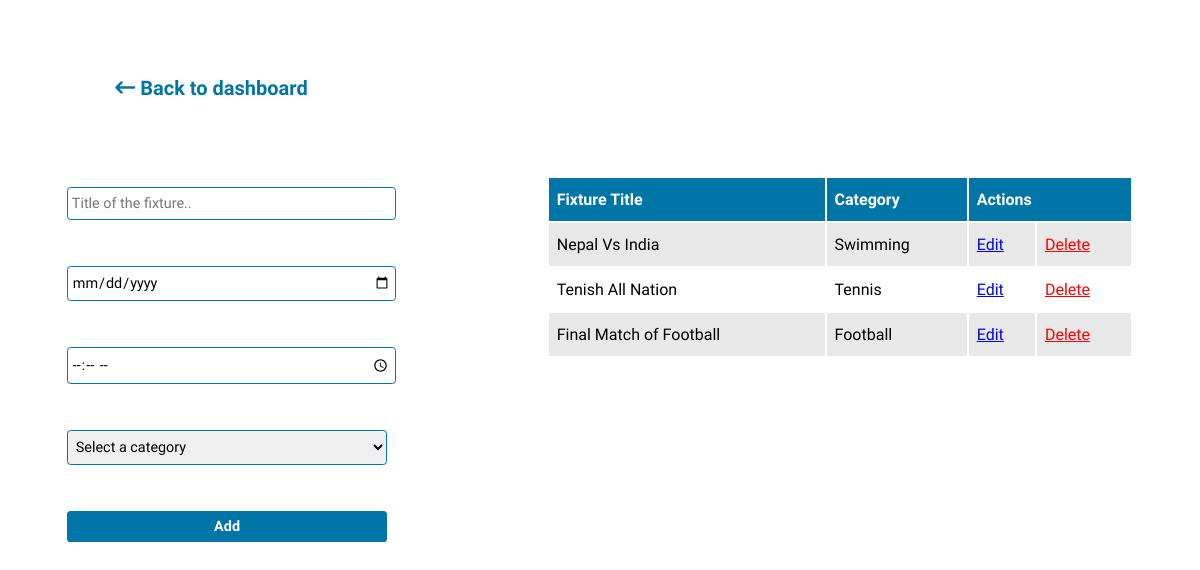
The app's page /admin/manage-fixtures.php with its own data.
### tables this page shows
CREATE TABLE `fixtures` (
  `fixId` int(11) NOT NULL,
  `fixtures` varchar(255) NOT NULL,
  `fixture_date` varchar(255) NOT NULL,
  `fixture_time` varchar(255) NOT NULL,
  `fixture_category` varchar(255) NOT NULL
);

### admin/manage-fixtures.php (the view, shortened to what this page needs)
<?php include "../functions.php";
?>
<!DOCTYPE html>
<html lang="en">
<head>
    <link rel="stylesheet" href="https://cdnjs.cloudflare.com/ajax/libs/font-awesome/6.2.0/css/all.min.css" />
</head>
<body>
    <div class="container">
        <div class="top-section">
            <a href="../admin/admin-dashboard.php">
                <i class="fa-solid fa-arrow-left-long"></i>
                <p>Back to dashboard</p>
            </a>
        </div>
        <div class="bottom-section">
            <form action="" method="post">
                <input type="text" name="fixture-title" id="" placeholder="Title of the fixture..">
                <input type="date" name="fixture-date" id="">
                <input type="time" name="fixture-time" id="">
                <select name="fixture-category" id="">
                    <option value="">Select a category</option>
                </select>
                <input type="submit" name="add_fixture" value="Add">
            </form>
            <table>
                <thead>
                    <th>Fixture Title</th>
                    <th>Category</th>
                    <th colspan="2">Actions</th>
                </thead>
                <tbody>
                <?php
                    $select_fixtures = mysqli_query($connection, "SELECT * FROM fixtures");
                    while($row = mysqli_fetch_assoc($select_fixtures)){
                        $fixId = $row['fixId'];
                        $fixtures = $row['fixtures'];
                        $fixture_category = $row['fixture_category'];
                    ?>
                    <tr>
                        <?php
                    echo "<td>$fixtures</td>";
                    echo"<td>$fixture_category</td>";
                            echo "<td><a href='update-fixtures.php?edit=$fixId&title=$fixtures'>Edit</a></td>";
                            echo "<td><a href='manage-fixtures.php?delete=$fixId&title=$fixtures' style='color:red' onClick=\"javascript: return confirm('Are you sure you want to delete?'); \">Delete</a></td>";
                    ?>
                            </tr>
                    <?php } ?>
                </tbody>
            </table>
        </div>
    </div>
</body>
</html>

### admin/manage-fixtures.php (style rules this page uses)
* { font-family: 'Lexend', sans-serif; }
.container { width: 90%; margin: auto; display: flex; flex-direction: column; justify-content: space-between; padding: 1.5em 3em; }
.top-section { width: 100%; padding: 1.5em 3em; }
.top-section a { display: flex; color: #0175a7; font-size: 1.25em; font-weight: bold; text-decoration: none; align-items: center; justify-content: flex-start; }
.top-section a i { margin-right: .25em; }
.bottom-section { display: flex; justify-content: space-between; align-items: flex-start; }
table { width: 55%; }
table thead { background-color: #0175a7; color: white; font-weight: bolder; }
table thead th { padding: .75em .5em; text-align: start; }
table tbody tr td { padding: .75em .5em; text-align: start; }
tbody tr:nth-of-type(odd) { background-color: #E8E8E8; }
form { width: 30%; display: flex; flex-direction: column; }
input, select, textarea { width: 100%; font-size: .9em; margin: .75em 0; padding: .5em .25em; outline: none; border: .1em solid #0175a7; border-radius: .25em; }
input[type=submit] { background-color: #0175a7; color: white; border: none; cursor: pointer; font-weight: bolder; }

### records on screen
fixtures: fixtures "Nepal Vs India", fixture_category "Swimming"
fixtures: fixtures "Tenish All Nation", fixture_category "Tennis"
fixtures: fixtures "Final Match of Football", fixture_category "Football"
